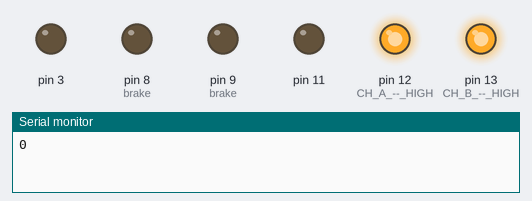
A sketch run on a simulated Arduino Uno, built with avr-gcc and run on an emulated ATmega328P. Shown: output pins drawn as LEDs (lit = HIGH), the last lines printed to the serial monitor.

Above: at 0.1 s.
At 6.1 s:
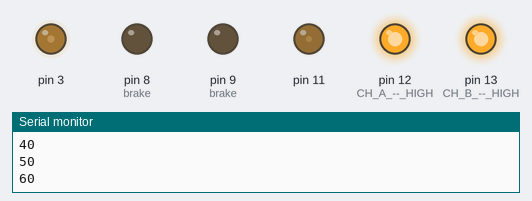
At 13.1 s:
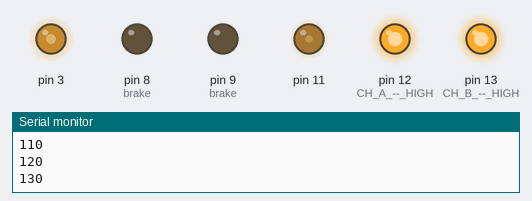
At 20.1 s:
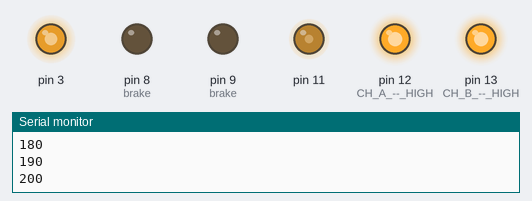
At 25.1 s:
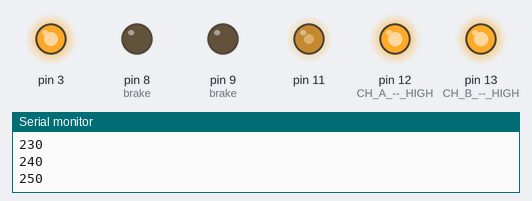
At 26.1 s:
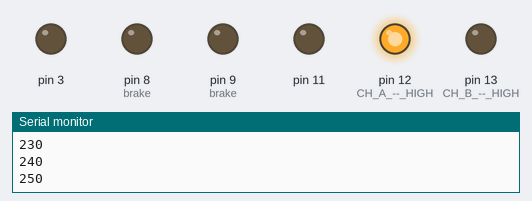
Timing chart, 0 to 27.6 s (numbered marks = the images above):
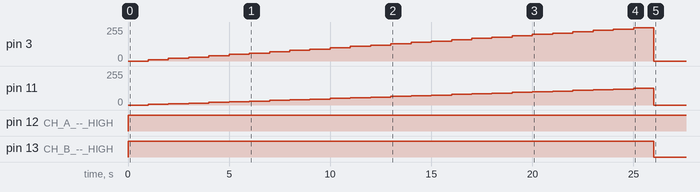

Measured:
- by itself, pin 3: rises from 0/255 to 250/255 in 24.0 s, then falls to 0/255 in 1.0 s
- by itself, pin 11: rises from 0/255 to 125/255 in 24.0 s, then falls to 0/255 in 1.0 s
- by itself, pin 12 (CH_A_--_HIGH): LOW → HIGH at 0.00 s
- by itself, pin 13 (CH_B_--_HIGH): LOW → HIGH at 0.00 s, → LOW 26.0 s later

The sketch:

Motor_torque_test.ino
```cpp
int Speed = 0;
int delaylegnth = 1000;
int start = 1;

void setup() {
  // put your setup code here, to run once:
pinMode(12, OUTPUT); //CH A -- HIGH = forwards and LOW = backwards???
  pinMode(13, OUTPUT); //CH B -- HIGH = forwards and LOW = backwards???

  //establish motor brake pins
  pinMode(9, OUTPUT); //brake (disable) CH A
  pinMode(8, OUTPUT); //brake (disable) CH B

  digitalWrite(9, HIGH);
  digitalWrite(8, HIGH);
  Serial.begin(115200);
}

void loop() {

 if (start == 1){
  if (Speed<255){
  Serial.println(Speed);
  //Forwards(Speed);
  Left(Speed);
  Speed = Speed+10;
  }
  else{
  start = 0;
  digitalWrite(12, HIGH);   //Sets direction of CH A
  analogWrite(3, 0);   //Moves CH A
  digitalWrite(13, LOW);   //Sets direction of CH B
  analogWrite(11, 0);   //Moves CH B
  }
 }

}


void Forwards(int Speed){
  digitalWrite(9, LOW);  //ENABLE CH A
  digitalWrite(8, LOW);  //ENABLE CH B

  digitalWrite(12, HIGH);   //Sets direction of CH A
  analogWrite(3, Speed);   //Moves CH A
  digitalWrite(13, LOW);   //Sets direction of CH B
  analogWrite(11, Speed);   //Moves CH B

  delay(delaylegnth);
}

void Left(int Speed){

  digitalWrite(9, LOW);  //ENABLE CH A
  digitalWrite(8, LOW);  //ENABLE CH B

  digitalWrite(12, HIGH);   //Sets direction of CH A
  analogWrite(3, Speed);   //Moves CH A
  digitalWrite(13, HIGH);   //Sets direction of CH B
  analogWrite(11, Speed/2);   //Moves CH B

  delay(delaylegnth);
}
```
